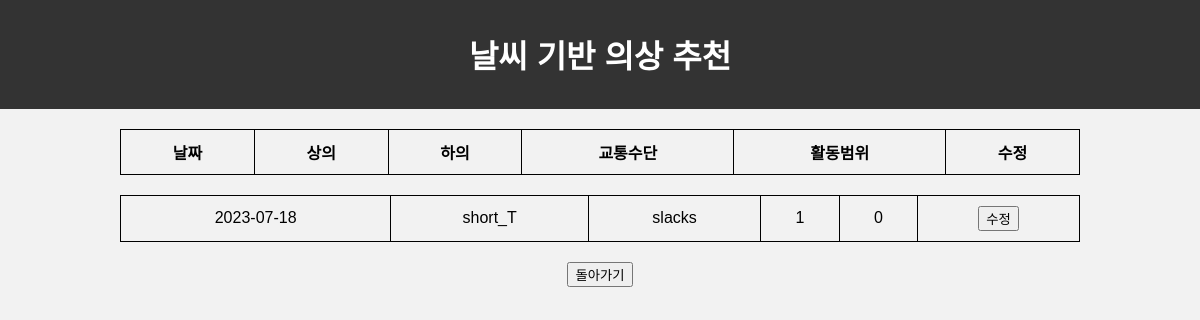
/list/, run on an earlier commit of the app's database.
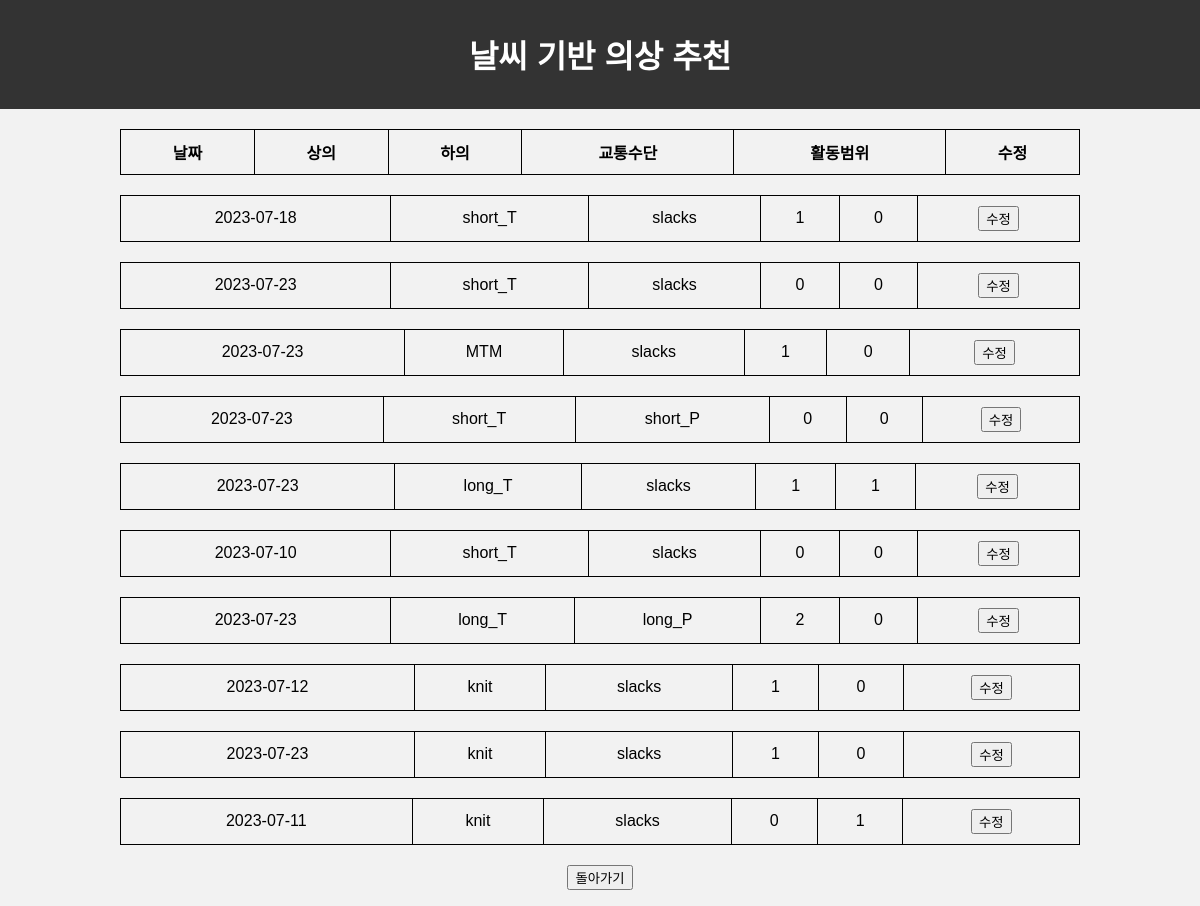
And on a later commit of the database.
### hackathonapp/models.py (models this page shows, shortened)
class GC(models.Model):
    no = models.AutoField(db_column='no', primary_key=True)
    date = models.CharField(db_column='date', max_length=255)
    top = models.CharField(db_column='top', max_length=255)
    bottom = models.CharField(db_column='bottom', max_length=255)
    vehicle = models.IntegerField(db_column='vehicle')
    inout = models.IntegerField(db_column='inout')
    high = models.FloatField(db_column='high',null=True, blank=True) # null blank 필수
    low = models.FloatField(db_column='low',null=True, blank=True)
    now = models.FloatField(db_column='now',null=True, blank=True)
    hum = models.FloatField(db_column='hum',null=True, blank=True)
    rain = models.FloatField(db_column='rain',null=True, blank=True)
    prob = models.FloatField(db_column='prob',null=True, blank=True)
    class Meta:
            db_table = 'get'#테이블 이름 get으로 설정해서 만들어줌

### hackathonapp/views.py (the view)
# urls.py: path('list/', hackathonapp.views.list,name="list"),
def list(request):
    rsGC = GC.objects.all()
    return render(request, 'list.html', {
        'rsGC': rsGC
    })

### templates/list.html (shortened to what this page needs)
<!DOCTYPE html>
<html lang="en">
<head>
</head>
<body>
<div id="header">
    <h1>날씨 기반 의상 추천</h1>
</div>
<div>
    <table border="1">
        <tr>
            <th align="center"> 날짜 </th>
            <th align="center"> 상의 </th>
            <th align="center"> 하의 </th>
            <th align="center"> 교통수단 </th>
            <th align="center"> 활동범위 </th>
            <th align="center"> 수정 </th>
        </tr>
    </table>
    {% for i in rsGC %}
        <table border="1">
            <tr style="border-top:solid 1px #dddddd;">
                <td align="center">{{ i.date }} </td>
                <td align="center">{{ i.top }}</td>
                <td align="center">{{ i.bottom }} </td>
                <td align="center">{{ i.vehicle }} </td>
                <td align="center">{{ i.inout }} </td>
                <td align="center">
                    <form method="post" action="/list_edit">
                        <button type="submit"> 수정 </button>
                    </form>
                </td>
            </tr>
        </table>
    {% endfor %}
</div>
    <p>
        <center> <button onclick="location.href='/recommend'"> 돌아가기 </button> </center>
    </p>
</body>
</html>

### templates/list.html (style rules this page uses)
body { font-family: Arial, sans-serif; background-color: #F2F2F2; margin: 0; padding: 0; }
#header { background-color: #333; padding: 10px 0; color: white; text-align: center; }
table { border-collapse: collapse; width: 80%; margin: 20px auto; border: 1px solid #ddd; }
th, td { border: 1px solid black; text-align: center; padding: 10px; }

What changed in the data, as far as the page shows it:
added GC: date "2023-07-23", top "short_T", bottom "slacks", vehicle "0", inout "0"
added GC: date "2023-07-23", top "MTM", bottom "slacks", vehicle "1", inout "0"
added GC: date "2023-07-23", top "short_T", bottom "short_P", vehicle "0", inout "0"
added GC: date "2023-07-23", top "long_T", bottom "slacks", vehicle "1", inout "1"
added GC: date "2023-07-10", top "short_T", bottom "slacks", vehicle "0", inout "0"
added GC: date "2023-07-23", top "long_T", bottom "long_P", vehicle "2", inout "0"
added GC: date "2023-07-12", top "knit", bottom "slacks", vehicle "1", inout "0"
added GC: date "2023-07-23", top "knit", bottom "slacks", vehicle "1", inout "0"
added GC: date "2023-07-11", top "knit", bottom "slacks", vehicle "0", inout "1"
